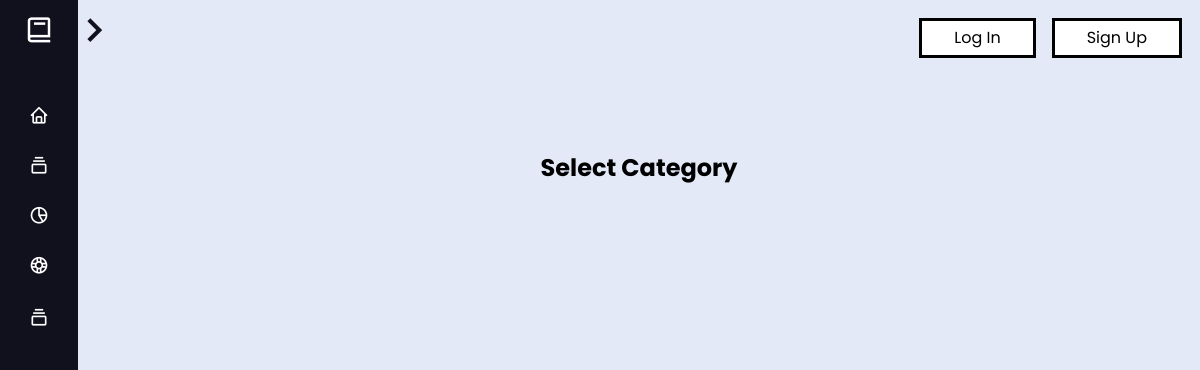
Before: /php/forum/category.php with the older database file.
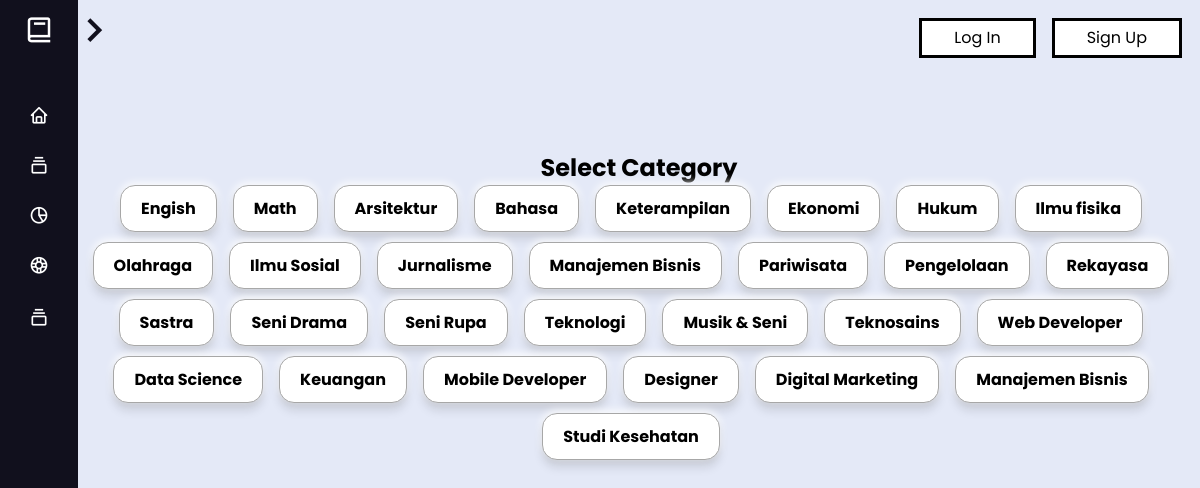
After: the same page with the newer database file.
### tables this page shows
CREATE TABLE `topics_category` (
  `id_t_category` int(11) NOT NULL,
  `name` varchar(50) NOT NULL
);

### php/forum/category.php (the view, shortened to what this page needs)
<?php
include '../db/db-connect.php';
$sql = "SELECT * FROM topics_category";
$result = mysqli_query($conn, $sql);
$categories = array();
if (mysqli_num_rows($result) > 0) {
    while ($row = mysqli_fetch_assoc($result)) {
        $categories[] = $row;
    }
}
?>
<!DOCTYPE html>
<html lang="en">
<head>
    <link rel="stylesheet" href="../../css/main.css">
    <link rel="stylesheet" href="../../css/category.css">
    <link href='https://unpkg.com/boxicons@2.0.7/css/boxicons.min.css' rel='stylesheet'>
</head>
<body>
    <div class="sidebar close">
        <div class="logo-details">
            <i class='bx bx-book'></i>
        </div>
        <ul class="nav-links">
            <li>
                <a href="../home.php">
                    <i class='bx bx-home'></i>
                </a>
            </li>
            <li>
                <div class="iocn-link">
                    <a href="forum.php">
                        <i class='bx bx-collection'></i>
                    </a>
                </div>
            </li>
            <li>
                <a href="../timeline/timeline.php">
                    <i class='bx bx-pie-chart-alt-2'></i>
                </a>
            </li>
            <li>
                <a href="../materi/materi-list.php">
                    <i class='bx bx-buoy'></i>
                </a>
            </li>
            <li>
                <div class="iocn-link">
                    <a href="">
                        <i class='bx bx-collection'></i>
                    </a>
                </div>
            </li>
        </ul>
    </div>
    <section class="section">
        <div class="content">
            <i onclick="chonclick(this)" class='bx bx-chevron-right'></i>
            <div id="boxes">
                <h1>Select Category</h1>
                <div class="list-container">
                    <?php foreach ($categories as $category) : ?>
                        <a href="category-forum.php?category_id=<?php echo $category['id_t_category']; ?>" class="button">
                            <?php echo $category['name']; ?>
                        </a>
                    <?php endforeach; ?>
                </div>
            </div>
        </div>
        <div class="container">
            <a href="../login.php" class="btn btn-login">Log In</a>
            <a href="../register.php" class="btn btn-register">Sign Up</a>
        </div>
    </section>
</body>
</html>

Changed rows visible on the page:
added topics_category: name "Engish"
added topics_category: name "Math"
added topics_category: name "Arsitektur"
added topics_category: name "Bahasa"
added topics_category: name "Keterampilan"
added topics_category: name "Ekonomi"
added topics_category: name "Hukum"
added topics_category: name "Ilmu fisika"
added topics_category: name "Olahraga"
added topics_category: name "Ilmu Sosial"
added topics_category: name "Jurnalisme"
added topics_category: name "Manajemen Bisnis"
added topics_category: name "Pariwisata"
added topics_category: name "Pengelolaan"
added topics_category: name "Rekayasa"
added topics_category: name "Sastra"
added topics_category: name "Seni Drama"
added topics_category: name "Seni Rupa"
added topics_category: name "Teknologi"
added topics_category: name "Musik & Seni"
added topics_category: name "Teknosains"
added topics_category: name "Web Developer"
added topics_category: name "Data Science"
added topics_category: name "Keuangan"
added topics_category: name "Mobile Developer"
added topics_category: name "Designer"
added topics_category: name "Digital Marketing"
added topics_category: name "Manajemen Bisnis"
added topics_category: name "Studi Kesehatan"
